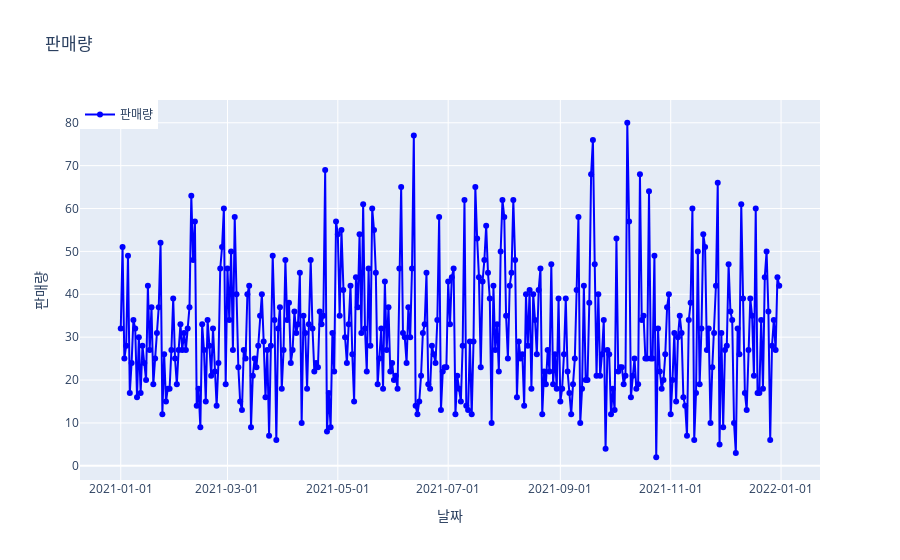

Notebook source saved alongside this figure:
### Code cell
# 교육완구 카테고리의 데이터 추출
edu_toys_data = df_new[df_new['분류'] == '일회용품']

# 날짜(de_dt)를 기준으로 그룹화하여 일별 판매량 계산
daily_sales = edu_toys_data.groupby('de_dt')['buy_ct'].sum()

# plotly를 사용하여 그래프 생성
fig = go.Figure()

# 선 그래프 추가
fig.add_trace(go.Scatter(x=daily_sales.index, y=daily_sales.values, mode='lines+markers', name='판매량', marker=dict(color='blue')))

# 레이아웃 설정
fig.update_layout(title='판매량', xaxis_title='날짜',
                  yaxis_title='판매량', xaxis_tickformat='%Y-%m-%d',
                  showlegend=True, legend=dict(x=0, y=1.0))

# 그래프 표시
fig.show()

### Figure 1 — Plotly figure (JSON) as saved in the notebook; plotly's stock layout.template omitted (floating-point values rounded to 4 significant figures; data arrays with more than 128 entries replaced by an {"elided": "..."} marker saying what was removed)
{"data": [{"marker": {"color": "blue"}, "mode": "lines+markers", "name": "판매량", "type": "scatter", "x": {"elided": "365 str values"}, "y": {"elided": "365 int values"}}], "layout": {"legend": {"x": 0, "y": 1}, "showlegend": true, "title": {"text": "판매량"}, "xaxis": {"tickformat": "%Y-%m-%d", "title": {"text": "날짜"}}, "yaxis": {"title": {"text": "판매량"}}}}
